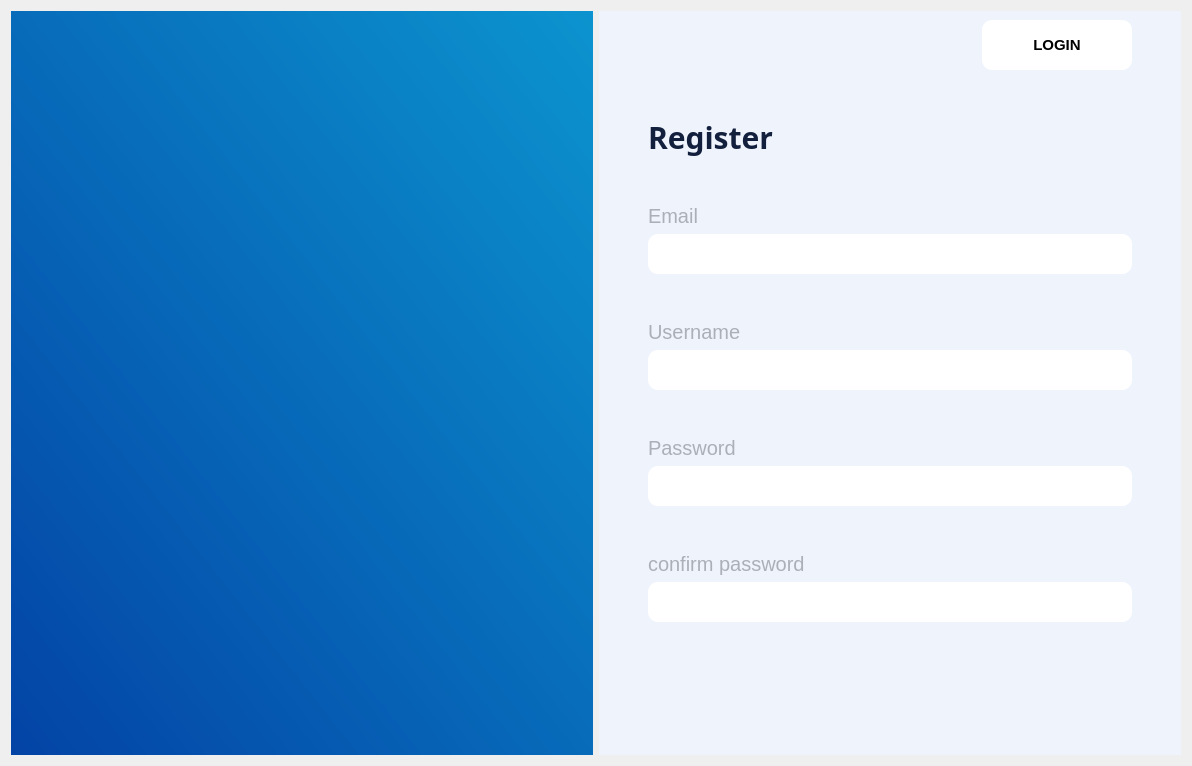
<?xml version="1.0" encoding="UTF-8"?>
<ui version="4.0">
 <class>Form</class>
 <widget class="QWidget" name="Form">
  <property name="geometry">
   <rect>
    <x>0</x>
    <y>0</y>
    <width>1192</width>
    <height>766</height>
   </rect>
  </property>
  <property name="windowTitle">
   <string>Form</string>
  </property>
  <property name="styleSheet">
   <string notr="true">font-family:Ubuntu;
font-size: 20px;</string>
  </property>
  <layout class="QGridLayout" name="gridLayout_7">
   <item row="0" column="0">
    <widget class="QWidget" name="widget" native="true">
     <property name="styleSheet">
      <string notr="true">background-color: qlineargradient(spread:pad, x1:0, y1:1, x2:1, y2:0, stop:0 rgba(3, 67, 165, 255), stop:1 rgba(12, 148, 207, 255));</string>
     </property>
     <layout class="QGridLayout" name="gridLayout_8">
      <item row="1" column="1">
       <widget class="QGroupBox" name="groupBox">
        <property name="styleSheet">
         <string notr="true">border-style: outset;
 border-color:transparent;
background-color:transparent;</string>
        </property>
        <property name="title">
         <string/>
        </property>
        <layout class="QGridLayout" name="gridLayout_9">
         <item row="2" column="0">
          <spacer name="verticalSpacer_10">
           <property name="orientation">
            <enum>Qt::Vertical</enum>
           </property>
           <property name="sizeType">
            <enum>QSizePolicy::Minimum</enum>
           </property>
           <property name="sizeHint" stdset="0">
            <size>
             <width>20</width>
             <height>40</height>
            </size>
           </property>
          </spacer>
         </item>
         <item row="0" column="1">
          <spacer name="horizontalSpacer_2">
           <property name="orientation">
            <enum>Qt::Horizontal</enum>
           </property>
           <property name="sizeType">
            <enum>QSizePolicy::Fixed</enum>
           </property>
           <property name="sizeHint" stdset="0">
            <size>
             <width>100</width>
             <height>20</height>
            </size>
           </property>
          </spacer>
         </item>
         <item row="0" column="0">
          <widget class="QPushButton" name="coach_btn">
           <property name="enabled">
            <bool>true</bool>
           </property>
           <property name="maximumSize">
            <size>
             <width>16777215</width>
             <height>1080</height>
            </size>
           </property>
           <property name="font">
            <font>
             <family>Ubuntu</family>
             <pointsize>-1</pointsize>
             <stylestrategy>PreferDefault</stylestrategy>
            </font>
           </property>
           <property name="tabletTracking">
            <bool>false</bool>
           </property>
           <property name="focusPolicy">
            <enum>Qt::NoFocus</enum>
           </property>
           <property name="contextMenuPolicy">
            <enum>Qt::DefaultContextMenu</enum>
           </property>
           <property name="acceptDrops">
            <bool>false</bool>
           </property>
           <property name="toolTip">
            <string/>
           </property>
           <property name="toolTipDuration">
            <number>-2</number>
           </property>
           <property name="statusTip">
            <string/>
           </property>
           <property name="styleSheet">
            <string notr="true">background-color: rgb(0, 0, 0,0
);
	font-size:30px;
</string>
           </property>
           <property name="inputMethodHints">
            <set>Qt::ImhNone</set>
           </property>
           <property name="text">
            <string/>
           </property>
           <property name="icon">
            <iconset resource="app_resources.qrc">
             <normaloff>:/ICONS/icons/LOGO.png</normaloff>:/ICONS/icons/LOGO.png</iconset>
           </property>
           <property name="iconSize">
            <size>
             <width>512</width>
             <height>512</height>
            </size>
           </property>
           <property name="autoRepeat">
            <bool>false</bool>
           </property>
           <property name="autoExclusive">
            <bool>false</bool>
           </property>
           <property name="autoDefault">
            <bool>false</bool>
           </property>
           <property name="default">
            <bool>false</bool>
           </property>
           <property name="flat">
            <bool>true</bool>
           </property>
          </widget>
         </item>
        </layout>
       </widget>
      </item>
      <item row="0" column="1">
       <spacer name="verticalSpacer_7">
        <property name="orientation">
         <enum>Qt::Vertical</enum>
        </property>
        <property name="sizeType">
         <enum>QSizePolicy::Fixed</enum>
        </property>
        <property name="sizeHint" stdset="0">
         <size>
          <width>20</width>
          <height>40</height>
         </size>
        </property>
       </spacer>
      </item>
      <item row="1" column="0">
       <spacer name="horizontalSpacer_4">
        <property name="orientation">
         <enum>Qt::Horizontal</enum>
        </property>
        <property name="sizeType">
         <enum>QSizePolicy::Fixed</enum>
        </property>
        <property name="sizeHint" stdset="0">
         <size>
          <width>40</width>
          <height>20</height>
         </size>
        </property>
       </spacer>
      </item>
     </layout>
    </widget>
   </item>
   <item row="0" column="1">
    <widget class="QWidget" name="widget_2" native="true">
     <property name="font">
      <font>
       <family>Ubuntu</family>
       <pointsize>-1</pointsize>
       <weight>75</weight>
       <bold>true</bold>
      </font>
     </property>
     <property name="styleSheet">
      <string notr="true">color: rgb(18, 32, 62);
background-color:rgb(239,243,252,255)</string>
     </property>
     <layout class="QGridLayout" name="gridLayout_6">
      <item row="4" column="1" colspan="2">
       <layout class="QGridLayout" name="gridLayout_5">
        <item row="1" column="0">
         <spacer name="verticalSpacer">
          <property name="orientation">
           <enum>Qt::Vertical</enum>
          </property>
          <property name="sizeType">
           <enum>QSizePolicy::Fixed</enum>
          </property>
          <property name="sizeHint" stdset="0">
           <size>
            <width>20</width>
            <height>40</height>
           </size>
          </property>
         </spacer>
        </item>
        <item row="6" column="0">
         <layout class="QGridLayout" name="gridLayout_4">
          <item row="0" column="0">
           <widget class="QLabel" name="label_5">
            <property name="styleSheet">
             <string notr="true">color: rgb(171, 175, 183);</string>
            </property>
            <property name="text">
             <string>confirm password</string>
            </property>
           </widget>
          </item>
          <item row="1" column="0">
           <widget class="QLineEdit" name="password_check_lin">
            <property name="minimumSize">
             <size>
              <width>350</width>
              <height>40</height>
             </size>
            </property>
            <property name="styleSheet">
             <string notr="true">font-family:arow;
background-color: rgb(255, 255, 255);
border-radius: 10% 10%;
font-size:15px;
padding-left:5px;
</string>
            </property>
            <property name="echoMode">
             <enum>QLineEdit::Password</enum>
            </property>
           </widget>
          </item>
         </layout>
        </item>
        <item row="3" column="0">
         <spacer name="verticalSpacer_2">
          <property name="orientation">
           <enum>Qt::Vertical</enum>
          </property>
          <property name="sizeType">
           <enum>QSizePolicy::Fixed</enum>
          </property>
          <property name="sizeHint" stdset="0">
           <size>
            <width>20</width>
            <height>40</height>
           </size>
          </property>
         </spacer>
        </item>
        <item row="0" column="0">
         <layout class="QGridLayout" name="gridLayout">
          <item row="0" column="0">
           <widget class="QLabel" name="label_2">
            <property name="styleSheet">
             <string notr="true">color: rgb(171, 175, 183);</string>
            </property>
            <property name="text">
             <string>Email</string>
            </property>
           </widget>
          </item>
          <item row="1" column="0">
           <widget class="QLineEdit" name="email_lin">
            <property name="minimumSize">
             <size>
              <width>350</width>
              <height>40</height>
             </size>
            </property>
            <property name="styleSheet">
             <string notr="true">font-family:arow;
background-color: rgb(255, 255, 255);
border-radius: 10% 10%;
font-size:15px;
padding-left:5px;
</string>
            </property>
            <property name="inputMask">
             <string/>
            </property>
            <property name="text">
             <string/>
            </property>
            <property name="maxLength">
             <number>32767</number>
            </property>
            <property name="frame">
             <bool>false</bool>
            </property>
            <property name="placeholderText">
             <string/>
            </property>
           </widget>
          </item>
         </layout>
        </item>
        <item row="2" column="0">
         <layout class="QGridLayout" name="gridLayout_2">
          <item row="0" column="0">
           <widget class="QLabel" name="label_3">
            <property name="styleSheet">
             <string notr="true">color: rgb(171, 175, 183);</string>
            </property>
            <property name="text">
             <string>Username</string>
            </property>
           </widget>
          </item>
          <item row="1" column="0">
           <widget class="QLineEdit" name="username_lin">
            <property name="minimumSize">
             <size>
              <width>350</width>
              <height>40</height>
             </size>
            </property>
            <property name="styleSheet">
             <string notr="true">font-family:arow;
background-color: rgb(255, 255, 255);
border-radius: 10% 10%;
font-size:15px;
padding-left:5px;
</string>
            </property>
           </widget>
          </item>
         </layout>
        </item>
        <item row="4" column="0">
         <layout class="QGridLayout" name="gridLayout_3">
          <item row="1" column="0">
           <widget class="QLineEdit" name="password_lin">
            <property name="minimumSize">
             <size>
              <width>350</width>
              <height>40</height>
             </size>
            </property>
            <property name="styleSheet">
             <string notr="true">font-family:arow;
background-color: rgb(255, 255, 255);
border-radius: 10% 10%;
font-size:15px;
padding-left:5px;
</string>
            </property>
            <property name="echoMode">
             <enum>QLineEdit::Password</enum>
            </property>
           </widget>
          </item>
          <item row="0" column="0">
           <widget class="QLabel" name="label_4">
            <property name="styleSheet">
             <string notr="true">color: rgb(171, 175, 183);</string>
            </property>
            <property name="text">
             <string>Password</string>
            </property>
           </widget>
          </item>
         </layout>
        </item>
        <item row="5" column="0">
         <spacer name="verticalSpacer_3">
          <property name="orientation">
           <enum>Qt::Vertical</enum>
          </property>
          <property name="sizeType">
           <enum>QSizePolicy::Fixed</enum>
          </property>
          <property name="sizeHint" stdset="0">
           <size>
            <width>20</width>
            <height>40</height>
           </size>
          </property>
         </spacer>
        </item>
       </layout>
      </item>
      <item row="3" column="1">
       <spacer name="verticalSpacer_5">
        <property name="orientation">
         <enum>Qt::Vertical</enum>
        </property>
        <property name="sizeType">
         <enum>QSizePolicy::Fixed</enum>
        </property>
        <property name="sizeHint" stdset="0">
         <size>
          <width>20</width>
          <height>40</height>
         </size>
        </property>
       </spacer>
      </item>
      <item row="4" column="3">
       <spacer name="horizontalSpacer_3">
        <property name="orientation">
         <enum>Qt::Horizontal</enum>
        </property>
        <property name="sizeType">
         <enum>QSizePolicy::Fixed</enum>
        </property>
        <property name="sizeHint" stdset="0">
         <size>
          <width>40</width>
          <height>20</height>
         </size>
        </property>
       </spacer>
      </item>
      <item row="5" column="1">
       <spacer name="verticalSpacer_4">
        <property name="orientation">
         <enum>Qt::Vertical</enum>
        </property>
        <property name="sizeType">
         <enum>QSizePolicy::Expanding</enum>
        </property>
        <property name="sizeHint" stdset="0">
         <size>
          <width>20</width>
          <height>80</height>
         </size>
        </property>
       </spacer>
      </item>
      <item row="4" column="0">
       <spacer name="horizontalSpacer">
        <property name="orientation">
         <enum>Qt::Horizontal</enum>
        </property>
        <property name="sizeType">
         <enum>QSizePolicy::Fixed</enum>
        </property>
        <property name="sizeHint" stdset="0">
         <size>
          <width>40</width>
          <height>20</height>
         </size>
        </property>
       </spacer>
      </item>
      <item row="0" column="2">
       <widget class="QPushButton" name="login_pushbutton">
        <property name="minimumSize">
         <size>
          <width>150</width>
          <height>50</height>
         </size>
        </property>
        <property name="maximumSize">
         <size>
          <width>150</width>
          <height>50</height>
         </size>
        </property>
        <property name="styleSheet">
         <string notr="true">QPushButton {
    background-color:rgba(255,255,255,255);
    color: black;
    padding: 2px;
    font: bold 15px;
    border-width: 6px;
    border-radius: 10px;
    border-color: #2752B8;
}
QPushButton:hover {
    background-color: #827397;
}
QPushButton:pressed{
padding-left:5px;
padding-top:5px;
background-color:rgba(2, 65, 118, 100);
background-postion:calc(100% - 10px) center;
}
</string>
        </property>
        <property name="text">
         <string>LOGIN</string>
        </property>
       </widget>
      </item>
      <item row="1" column="2">
       <spacer name="verticalSpacer_6">
        <property name="orientation">
         <enum>Qt::Vertical</enum>
        </property>
        <property name="sizeType">
         <enum>QSizePolicy::Fixed</enum>
        </property>
        <property name="sizeHint" stdset="0">
         <size>
          <width>20</width>
          <height>40</height>
         </size>
        </property>
       </spacer>
      </item>
      <item row="2" column="1">
       <widget class="QLabel" name="label">
        <property name="font">
         <font>
          <family>arow</family>
          <pointsize>-1</pointsize>
          <weight>75</weight>
          <bold>true</bold>
         </font>
        </property>
        <property name="styleSheet">
         <string notr="true">font-family:arow;
font-size:30px;
color:rgb(18,32,62,255);</string>
        </property>
        <property name="text">
         <string>Register</string>
        </property>
       </widget>
      </item>
     </layout>
    </widget>
   </item>
  </layout>
 </widget>
 <resources>
  <include location="app_resources.qrc"/>
 </resources>
 <connections/>
</ui>
